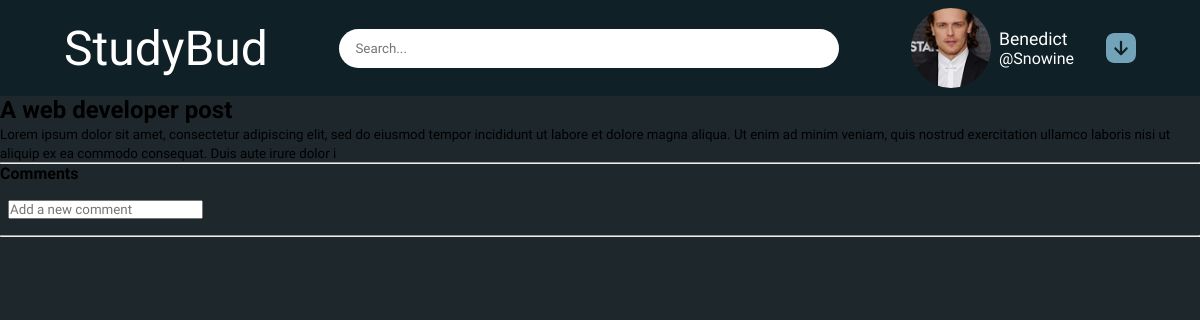
Page /room/9994c8ce-9e87-48e8-a716-491fe20f85a0 (signed in) on the committed database.
### Studybud/models.py (models this page shows, shortened)
class User(AbstractUser):
    username = models.CharField(max_length=100)
    email = models.EmailField(('Email address'), unique=True)
    first_name = models.CharField(max_length=100)
    last_name = models.CharField(max_length=150)
    bio = models.TextField(max_length=255, blank=True)
    followers = models.IntegerField(default=0)
    following = models.IntegerField(default=0)
    USERNAME_FIELD = 'email'
    REQUIRED_FIELDS = ['username']

class Room(models.Model):
    id = models.UUIDField(primary_key=True, editable=False, default=uuid4)
    name = models.CharField(max_length=100)
    host = models.ForeignKey(User, on_delete=models.SET_NULL, null=True)
    topic = models.ForeignKey('Topic', on_delete=models.SET_NULL, null=True)
    description = models.TextField(max_length=255, blank=True)
    participants = models.ManyToManyField(User, related_name='participants', blank=True)
    created = models.DateTimeField(auto_now_add=True, editable=False)
    updated = models.DateTimeField(auto_now=True)
    class Meta():
        ordering = ['created', 'updated']

### Studybud/views.py (the view)
# urls.py: path('room/<str:id>', views.room, name='room'),
def room(request, id):
    currentRoom = Room.objects.get(id=id)
    messages = Messages.objects.filter(room=currentRoom).order_by('-created')
    if request.method == 'POST':
        if not request.user.is_authenticated:
            return redirect('room', currentRoom.id)
        message = request.POST.get('messageBody')
        newMessage = Messages.objects.create(user=request.user, room=currentRoom, message=message)
        return redirect('room', currentRoom.id)
    context = {
        'room': currentRoom,
        'roomMessages': messages,
    }
    return render(request, 'Base/room.html', context)

### templates/Base/room.html (shortened to what this page needs)
{% extends 'layout.html' %}
{% block content %}
    <h2>{{room.name}}</h2>
    <small>{{room.description}}</small>
    <hr>
    <h4 style="margin-bottom: 0;">Comments</h4>
    {% if request.user.is_authenticated %}
        <form action="" method="post">
            <input type="text" name="messageBody" placeholder="Add a new comment" id="">
        </form>
    {% endif %}
        <hr>
{% endblock%}

### templates/layout.html (shortened to what this page needs)
{% load static %}
<!DOCTYPE html>
<html lang="en">
<head>
    <link rel="stylesheet" href="{% static 'styles/nav.css' %}">
    <link rel="stylesheet" href="{% static 'styles/general.css' %}">
</head>
<body>
    {% include 'nav.html' %}
    {% block content %}
    {% endblock %}
</body>
</html>

### templates/nav.html
{% load static %}
    <nav>
        <a id="logo" href="{% url 'index' %}"">StudyBud</a>
        <form id="search" action="" method="get">
            <input type="text" name="q" placeholder="Search..." id="searchInput">
        </form>
        <div id="user">
            {% if not request.user.is_authenticated %}
            <div class="userProfile">
                <div class="avatarContainer">
                    <img src="{% static 'images/avatar.png' %}" alt="user avatar" id="userAvatar" />
                </div>
                <a href="{% url 'login' %}">Login</a>
            </div>
            {% else %}
            <div class="userProfile">
                <div class="avatarContainer">
                    <img src="{% static 'images/avatar1.png' %}" alt="user avatar" id="userAvatar" />
                </div>
                <div class="userDetails">
                    <a href="" class="username">{{request.user.first_name}}</a>
                    <span class="userTag">@{{request.user.username}}</span>
                </div>
            </div>
            <img src="{% static 'images/drop-down.svg' %}" id="dropdown" alt="dropdown button">
            {% endif %}
        </div>
    </nav>

### Studybud/static/styles/nav.css (style rules this page uses)
nav { display: flex; background-color: var(--mainColor); color: white; padding: 8px 64px; justify-content: space-between; gap: 32px; align-items: center; }
#search { flex-basis: 500px; }
#searchInput { outline: none; padding: 12px 16px; border-radius: 50px; width: 100%; border: none; transition: outline 3s; }
#user { display: flex; align-items: center; gap: 32px; }
#user a { text-decoration: none; color: white; font-size: 1.1rem; }
#user img[id='dropdown'] { width: 30px; cursor: pointer; transition: all 0.3s; }
#userAvatar { width: 100%; height: 100%; object-fit: cover; object-position: center; border-radius: 50%; }
.avatarContainer { width: 80px; height: 80px; overflow: hidden; }
#logo { font-family: 'Mouse Memoirs', sans-serif; font-size: 48px; text-decoration: none; color: white; }
.userProfile { display: flex; align-items: center; gap: 8px; }
.username { font-weight: 400; }
.userTag { font-weight: 300; cursor: default; }
.userDetails { display: flex; flex-direction: column; }

### Studybud/static/styles/general.css (style rules this page uses)
* { box-sizing: border-box; padding: 0; margin: 0; font-family: 'Source Sans Pro', sans-serif; }
body { background-color: var(--bgColor); }
:root { --mainColor: #0F2027; --bgColor: #1E272C; --secondaryColor: #112751; --tertiaryColor: #2C5364; }

### templates/Base/room.html (style rules this page uses)
form { margin: 16px 8px; }

### rows in the picture
User: user.first_name "Benedict", user.username "Snowine"
Room: name "A web developer post", description "Lorem ipsum dolor sit amet, consectetur adipiscing elit, sed do eiusmod tempor incididunt ut labore et dolore magna aliqua. Ut enim ad minim veniam, quis nostrud exercitation ullamco laboris nisi ut aliquip ex ea commodo consequat. Duis aute irure dolor i"
